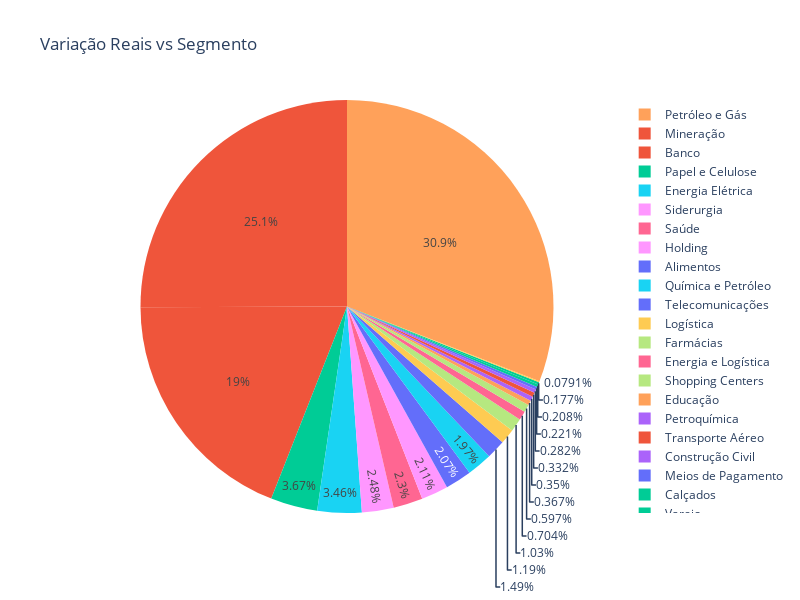

Notebook code for this chart:
### Code cell
fig2 = px.pie(df_analise_segmento, names='Segmento', values='variacao_rs', title='Variação Reais vs Segmento', color='Segmento', height=600, width=800)
fig2.show()

### Figure 1 — Plotly figure (JSON) as saved in the notebook; plotly's stock layout.template omitted (floating-point values rounded to 4 significant figures)
{"data": [{"customdata": [["Alimentos"], ["Banco"], ["Calçados"], ["Construção Civil"], ["Educação"], ["Energia Elétrica"], ["Energia e Logística"], ["Farmácias"], ["Holding"], ["Logística"], ["Meios de Pagamento"], ["Mineração"], ["Papel e Celulose"], ["Petroquímica"], ["Petróleo e Gás"], ["Química e Petróleo"], ["Saúde"], ["Shopping Centers"], ["Siderurgia"], ["Tecnologia"], ["Telecomunicações"], ["Transporte Aéreo"], ["Varejo"]], "domain": {"x": [0, 1], "y": [0, 1]}, "hovertemplate": "Segmento=%{customdata[0]}<br>variacao_rs=%{value}<extra></extra>", "labels": ["Alimentos", "Banco", "Calçados", "Construção Civil", "Educação", "Energia Elétrica", "Energia e Logística", "Farmácias", "Holding", "Logística", "Meios de Pagamento", "Mineração", "Papel e Celulose", "Petroquímica", "Petróleo e Gás", "Química e Petróleo", "Saúde", "Shopping Centers", "Siderurgia", "Tecnologia", "Telecomunicações", "Transporte Aéreo", "Varejo"], "legendgroup": "", "marker": {"colors": ["#636efa", "#EF553B", "#00cc96", "#ab63fa", "#FFA15A", "#19d3f3", "#FF6692", "#B6E880", "#FF97FF", "#FECB52", "#636efa", "#EF553B", "#00cc96", "#ab63fa", "#FFA15A", "#19d3f3", "#FF6692", "#B6E880", "#FF97FF", "#FECB52", "#636efa", "#EF553B", "#00cc96"]}, "name": "", "showlegend": true, "type": "pie", "values": [407800000.0, 3741000000.0, 41020000.0, 55590000.0, 72300000.0, 682300000.0, 138800000.0, 202400000.0, 416100000.0, 233900000.0, 43660000.0, 4940000000.0, 722900000.0, 69050000.0, 6093000000.0, 388700000.0, 453900000.0, 117700000.0, 489900000.0, 15600000.0, 292900000.0, 65450000.0, 34830000.0]}], "layout": {"height": 600, "legend": {"tracegroupgap": 0}, "title": {"text": "Variação Reais vs Segmento"}, "width": 800}}
